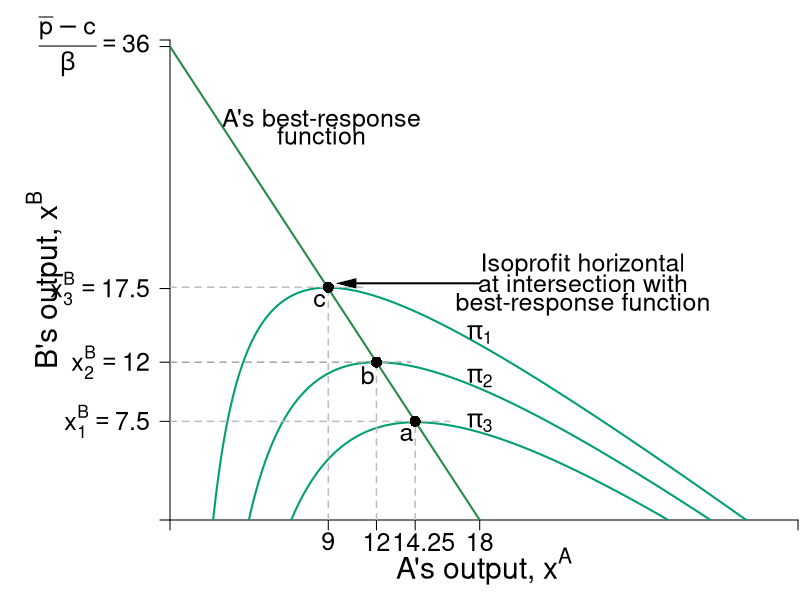

R code for this plot:
require(shape)
pdf(file = "competitionmarkets/cournot_brf_isoA.pdf", width = 9, height = 7)

#Set parameters for graphics

pointsize <- 1.8
axislabelsize <- 1.8
labelsize <- 1.5
namesize <- 1.8
annotatesize <- 1.5
graphlinewidth <- 2
segmentlinewidth <- 1.5

COL <- c("#7fc97f", "#beaed4", "#fdc086", "#ffff99", "#386cb0", "#f0027f", "#bf5b17", "#666666")
COLA <- c("#99d8c9","#66c2a4","#41ae76", "#238b45", "#005824")
COLB <- c("#4eb3d3", "#2b8cbe", "#0868ac","#084081")
grays <- gray.colors(25, start = 1, end = 0)
CBCols <- c("#009E73","#0072B2","#E69F00","#CC79A7", "#F0E442")

par(mar =  c(4, 8.5, 2, 0.1))

piA <- function(xa, xb, s = 0.5, pmax = 20, c1 = 2) {
  (pmax - s*xb)*xa - s*(xa)^2 - c1*xa
}

piB <- function(xa, xb, s = 0.5, pmax = 20, c1 = 2) {
  (pmax - s*xa)*xb - s*(xb)^2 - c1*xb
}

brfB <- function(xa, s = 0.5, pmax = 20, c1 = 2) {
  (pmax - c1)/(2*s) - (1/2)*xa
}

brfA <- function(xa, s = 0.5, pmax = 20, c1 = 2) {
  (pmax - c1)/s - 2*xa
}

xlims <- c(0, 36.5)
ylims <- c(0, 36.5)

npts <- 501 
x <- seq(xlims[1], xlims[2], length.out = npts)
y <- seq(ylims[1], ylims[2], length.out = npts) 
a <- c(42, 72, 102)
b <- c(72, 81, 90)


plot(0, 0, xlim = xlims, ylim = ylims, type = "n",
     xlab = expression(paste("")),
     ylab = expression(paste("")), 
     xaxt = "n", 
     yaxt = "n", 
     cex.lab = axislabelsize, 
     bty = "n",
     xaxs = "i", 
     yaxs = "i")

ticksy <- c(0, 7.5, 12, 17.6, 36, ylims[2])
ylabelsnum <- c(NA, expression(paste(x[1]^B == 7.5)), expression(paste(x[2]^B == 12)), expression(paste(x[3]^B)==17.5), expression(paste(frac(bar(p) - c,beta) == 36), NA))
#ylabels <- c(NA, expression(paste(x[1]^B)), expression(paste(x[2]^B)), expression(paste(x[3]^B)), expression(paste(frac(bar(p) - c[1],beta))))
ticksx <- c(0, 9.2, 12, 14.25, 18, xlims[2])
#xlabels <- c(NA, expression(paste(x[1]^A)), expression(paste(x[2]^A)), expression(paste(x[3]^A)), NA, NA)
xlabelsnum <- c(NA, expression(paste(9)), expression(paste(12)), expression(paste(14.25)), expression(paste(18)), NA)

#xlabels that include labels and numerical values 
#text(7, -2.3, expression(paste(x[1]^A == 9)),xpd = TRUE, cex = labelsize - 0.05)
#text(10, -2.3, expression(paste(x[2]^A == 12)),xpd = TRUE, cex = labelsize - 0.05)
#text(15, -2.3, expression(paste(x[3]^A == 14)),xpd = TRUE, cex = labelsize - 0.05)
#text(20, -2.5, expression(paste(frac(bar(p) - c[1],2*beta) == 18)),xpd = TRUE, cex = labelsize - 0.05)

axis(1, at = ticksx, pos = 0, labels = FALSE, cex.axis = labelsize)
#axis(1, at = ticksx, pos = 0, labels = xlabels, cex.axis = labelsize)
axis(2, at = ticksy, pos = 0, labels = ylabelsnum, las = 1, cex.axis = labelsize)
text(x = c(0, 9.2, 12, 14.75, 18, xlims[2]), par("usr")[3] - 0.4, labels = xlabelsnum, srt = 0, pos = 1, xpd = TRUE, cex = labelsize)

npts <- 500 
xx1 <- seq(xlims[1], xlims[2], length.out = npts)

lines(xx1, brfA(xx1, s = 0.5, pmax = 20, c1 = 2), col = COLA[4], lwd = graphlinewidth)

contour(x, y, 
        outer(x, y, piA),
        drawlabels = FALSE,
        col = CBCols[1],
        lwd = graphlinewidth,
        levels = a, 
        xaxs = "i", 
        yaxs = "i", 
        add = TRUE) 

text(0.5*xlims[2], -3.5, expression(paste("A's output, ", x^A)), xpd = TRUE, cex = axislabelsize) 
text(-7.3, 0.5*ylims[2], expression(paste("B's output, ", x^B)), xpd = TRUE, cex = axislabelsize, srt = 90) 


segments(0, 12, 14, 12, lty = 2, col = "darkgrey" , lwd = segmentlinewidth)
segments(12, 0, 12, 12, lty = 2, col = "gray" , lwd = segmentlinewidth)
points(12, 12, pch = 16, col = "black", cex = 1.5)
segments(0, 7.5, 16.25, 7.5, lty = 2, col = "gray" , lwd = segmentlinewidth)
segments(14.25, 0, 14.25, 7.5, lty = 2, col = "gray" , lwd = segmentlinewidth)
points(14.25, 7.5, pch = 16, col = "black", cex = 1.5)
segments(0, 17.7, 11.2, 17.7, lty = 2, col = "gray" , lwd = segmentlinewidth)
segments(9.2, 0, 9.2, 17.7, lty = 2, col = "gray" , lwd = segmentlinewidth)
points(9.2, 17.7, pch = 16, col = "black", cex = 1.5)

text(24, 19.4, expression(paste("Isoprofit horizontal")), cex = annotatesize)
text(24, 18, expression(paste("at intersection with")), cex = annotatesize)
text(24, 16.4, expression(paste("best-response function")), cex = annotatesize)
Arrows(18, 18, 10.25, 18, col = "black", lty = 1, lwd = 2, arr.type = "triangle", arr.lwd = 0.5)

#A's brf
text(8.8, 30.4, expression(paste("A's best-response")), cex = annotatesize)
text(8.8, 29.2, expression(paste("function")), cex = annotatesize)
#Arrows(9, 28.2, 9, 23.5, col = "black", lty = 1, lwd = 2, arr.type = "triangle", arr.lwd = 0.5)

#labels for the isoprofits
text(18, 7.4, expression(paste(pi[3])), cex = annotatesize)
text(18, 10.8, expression(paste(pi[2])), cex = annotatesize)
text(18, 14.1, expression(paste(pi[1])), cex = annotatesize)

text(14.25 - 0.5, 7.5 - 1, expression(paste(a)), cex = annotatesize)
text(12 - 0.5, 12 - 1, expression(paste(b)), cex = annotatesize)
text(9.2 - 0.5, 17.7 - 1, expression(paste(c)), cex = annotatesize)


dev.off()
